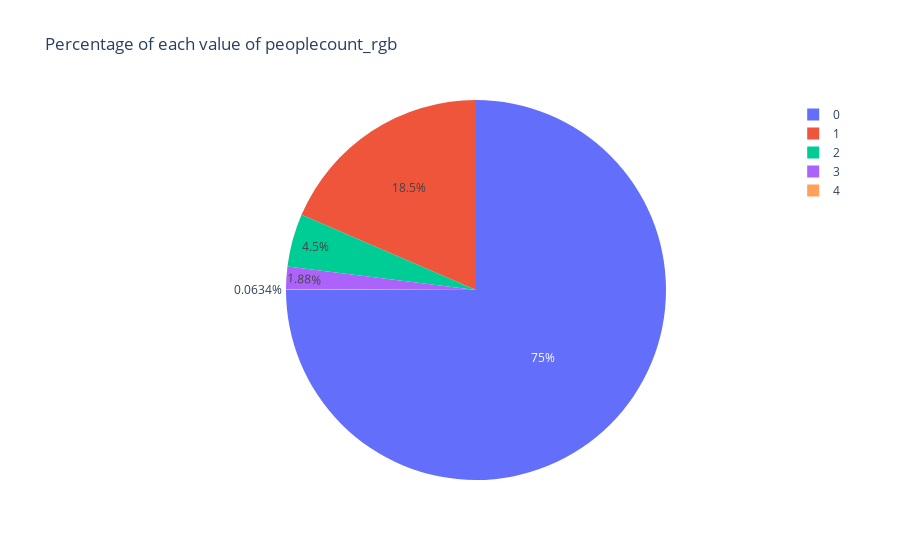

The cell this chart's notebook holds for it:
### Code cell
# Calculate value counts for the peoplecount_rgb column
value_counts = df['peoplecount_rgb'].value_counts()
fig = px.pie(values=value_counts.values, names=value_counts.index, title='Percentage of each value of peoplecount_rgb')
fig.show()
# use matplotlib to plot the same pie chart (for github)
import matplotlib.pyplot as plt
fig, ax = plt.subplots()
ax.pie(value_counts.values, labels=value_counts.index, autopct='%1.1f%%') 
ax.set_title('Percentage of each value of peoplecount_rgb')
plt.show()

### Figure 1 — Plotly figure (JSON) as saved in the notebook; plotly's stock layout.template omitted (floating-point values rounded to 4 significant figures)
{"data": [{"domain": {"x": [0, 1], "y": [0, 1]}, "hovertemplate": "label=%{label}<br>value=%{value}<extra></extra>", "labels": [0, 1, 2, 3, 4], "legendgroup": "", "name": "", "showlegend": true, "type": "pie", "values": [10643, 2628, 639, 266, 9]}], "layout": {"legend": {"tracegroupgap": 0}, "title": {"text": "Percentage of each value of peoplecount_rgb"}}}
